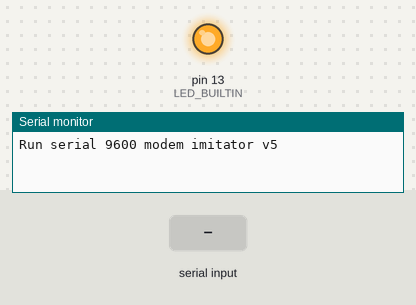
A sketch run on a simulated Arduino Nano, built with avr-gcc and run on an emulated ATmega328P. Parts: output pins drawn as LEDs (lit = HIGH), the last lines printed to the serial monitor. The inputs (shaded band) are chosen by the test bench.

Above: at 0.11 s.
At 1.3 s:
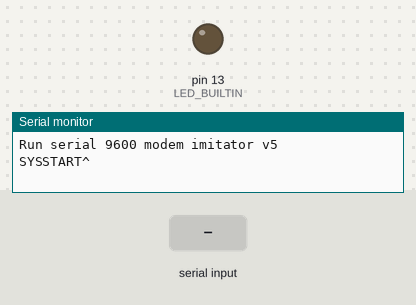
1.4 s: "at\n" received over Serial
2.9 s: byte 43 ('+') received over Serial
4.4 s: "atz\n" received over Serial
5.9 s: "ath\n" received over Serial
Timing chart, 0 to 8.5 s (numbered marks = the images above; inputs shaded):
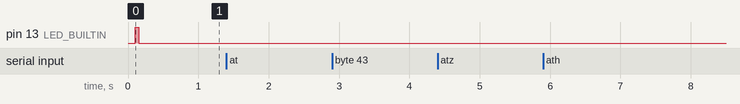

The sketch:

modem_imitator.ino
```cpp
/*
  Имитатор модема
  Arduino Nano 328P old BootLoader -

  vscode, github
  прошивается в Arduino IDE, platformio не работает?

    v2  добавлена отправка no carrier при молчании
    v3  at+cbst
    v5  +connect try
*/

#include "cvv_include.h";
#include "ek270.h";

int countBuf = 0;
byte buf[1024];
bool bufDone = false;

String cmd;
bool atEcho = true;
int error = 0;

bool Connected = false;
int ConnectionLimitCount, ConnectionLimit = 200; //nc при молчании 20c
int ConnectTry; //коннект с попытьки
int count = 0;

void setup()
{
    //Serial.begin(115200);
    Serial.begin(9600);
    pinMode(LED_BUILTIN, OUTPUT);
    delay(100);
    // sp("Run serial 9600 echo"); spn
    sp("Run serial 9600 modem imitator v5 \r\nSYSSTART^");
    spn
        digitalWrite(LED_BUILTIN, HIGH);
    delay(50); // wait for a second
    digitalWrite(LED_BUILTIN, LOW);
}

int countplus = 0;
void loop() // as while()
{
    delay(100); count++;

    if (Connected)
    {
        if (--ConnectionLimitCount < 0)
        {
            Connected = false;
            sp("\r\nNO CARRIER\r\n");
        }

        if (bufDone)
        {
            // sp(" if (bufDone)");
            bufDone = false;
            io270(buf, countBuf);
            countBuf = 0;
        }
    }

    while (Serial.available() > 0)
    {
        byte b = Serial.read();
        count = 0;

        if (Connected)
        {
            ConnectionLimitCount = ConnectionLimit; // отсрочить
            if (b == '+') countplus++;
            else countplus = 0;
            if (countplus >= 3)
            {
                Connected = false; sp("\r\nOK\r\n");
                continue;
            }
//          sp("->"); sp((char)(b)); sp_ // echo
        } else
        {
            if (atEcho) sp((char)(b)); // echo

            if (b == '\n')
            {
                buf[countBuf] = 0;
                buf[countBuf - 1] = 0;
                cmd = String((char*)buf);
                countBuf = 0;
                continue;
            }
        }

        buf[countBuf++] = b;
        delay(5);
    }

    if(count == 10)
    {
        bufDone = true; //sp(" bufDone = true;");
    }

    if (cmd.length() > 0)
    {
        // sp(cmd.length()); sp_
        // if(atEcho){ sp(cmd); spn } //echo

        cmd.toLowerCase();

        if (cmd == "at" || cmd == "atz" || cmd == "ath") // if (cmd == "AT" || cmd == "at")
        {
            sp("\r\nOK\r\n"); // +++ без \n
        }
        else if (cmd.indexOf("atd") >= 0)
        {
            if(++ConnectTry < 2)
            {
                sp("\r\nNO CARRIER\r\n");
            }
            else
            {
                //delay(3333);
                sp("\r\nCONNECT 9600 RLP\r\n");
                Connected = true; ConnectTry = 0;
            }


            ConnectionLimitCount = ConnectionLimit;
        }
        else if (cmd == "ate0" || cmd == "atze0")
        {
            atEcho = false;
            sp("\r\nOK\r\n");
        }
        else if (cmd == "ate1")
        {
            atEcho = true;
            sp("\r\nOK\r\n");
        }
        else if (cmd == "at+creg?")
        {
            sp("\r\nCREG: 0,1r\r\nOK\r\n");
        }
        else if (cmd.indexOf("at+") >= 0) //for AT+CBST=71 etc
        {
            sp("\r\nOK\r\n");
        }
        else if (cmd.indexOf("at&") >= 0) //for AT&F etc
        {
            sp("\r\nOK\r\n");
        }
        else if (cmd.indexOf("ats") >= 0) //for AT&S etc
        {
            sp("\r\nOK\r\n");
        }
        else
            sp("\r\nERROR\r\n");

        // sp("\r\nOK\r\n");
        cmd = "";
    }

}
```

cvv_include.h
```cpp
//#define INPUT 0
//#define OUTPUT 1

#define DELTAH	5
#define MAXCHAR 127


//Util ==============================================

#define sp    Serial.print
#define sp_   Serial.print(" ");
#define spok  Serial.print(" ok ");
#define sp1   Serial.print("<====1====>");
#define spn  Serial.print("\r\n");
void sph(char *h, int i){  Serial.print(h), Serial.print("="), Serial.print(i); Serial.print(" ");}
void sph(int i){Serial.print(i); Serial.print(" ");}


/*float roundd(float v) {
  return round(v * 10) / 10;
  }*/

//void IncChar(char &cc) {  if (cc < MAXCHAR) cc++;}

//  Y[i] = Y[i-1] + (X[i] – Y[i-1]) * Alpha Экспоненциальное скользящее среднее (EMA) http://www.may.nnov.ru/mak/DSP/chEMA.shtml
float EMA_Filter(float PY, float X, int kf)
{
  if (!kf)return X; //без
  if (kf > 99)kf = 99;
  kf = 100 - kf;
  float alfa = (float)kf / 100;
  float Y = (PY + (X - PY) * alfa);
  return Y;
}
```

ek270.h
```cpp
/*
<-(7)  | 00-00-00-00-00-00-00-00-00-00-00-00-00-00-00-00-00-00-00-00-00-00-00-00-00-00-00-00-00-00-00-00-00-00-00-00-00-00-00-00-00-00-00-00-00-00-00-00-00-00-00-00-00
<-(8) /?!rn | 2F-3F-21-0D-0A
->[12] /Els6EK270rn | 2F-45-6C-73-36-45-4B-32-37-30-0D-0A
<-(9) 061rn | 06-30-36-31-0D-0A
       P0(1234567)P | 01-50-30-02-28-31-32-33-34-35-36-37-29-03-50
->[15] P0(1234567)P | 01-50-30-02-28-31-32-33-34-35-36-37-29-03-50

<-(10) R13:170.0()B | 01-52-31-02-33-3A-31-37-30-2E-30-28-29-03-42
->[13] 3:170.0(1) | 02-33-3A-31-37-30-2E-30-28-31-29-03-12
<-(11) R14:170.0()E | 01-52-31-02-34-3A-31-37-30-2E-30-28-29-03-45
->[13] 4:170.0(0) | 02-34-3A-31-37-30-2E-30-28-30-29-03-14
<-(12) R16:36E.0(0) | 01-52-31-02-36-3A-33-36-45-2E-30-28-30-29-03-01
->[23] 6:36E.0(-2.7315E+02)r | 02-36-3A-33-36-45-2E-30-28-2D-32-2E-37-33-31-35-45-2B-30-32-29-03-0D


/ELS5TC210rn | 2F-45-4C-53-35-54-43-32-31-30-0D-0A
16.06.2023 1:05:27 DEBUG	1200^4aa2c994.tcpclient	 47623<-(2) 051rn | 06-30-35-31-0D-0A
16.06.2023 1:05:32 DEBUG	1200^4aa2c994.tcpclient	 47623->[16] P0(1234567)P | 01-50-30-02-28-31-32-33-34-35-36-37-29-03-50-00


*/

void io270(byte *buf, int len)
{
    //Serial.print(len); Serial.print("--"); Serial.print(buf[0]); Serial.write(buf, len);  Serial.println();

    if(buf[0] == 0) return;

    String istr = String((char*)buf);

    if (buf[0] == 0x2f)
    {
        Serial.print("/Els6EK270\r\n");  //2F-45-6C-73-36-45-4B-32-37-30-0D-0A
        // Serial.print("/ELS5TC210\r\n");
    }

    //ответ на <- .051.  |  06-30-35-31-0D-0A
    if (buf[0] == 6)
    {
        byte b[] = {0x01, 0x50, 0x30, 0x02, 0x28, 0x31, 0x32, 0x33, 0x34, 0x35, 0x36, 0x37, 0x29, 0x03, 0x50}; //->[15] P0(1234567)P
        Serial.write(b,sizeof(b));
    }

    //ответ на <-  R1 4:170.0() | 01-52-31-02-34-3A-31-37-30-2E-30-28-29-03-45
    if (istr.indexOf("4:170") >= 0)
     {
        byte b[] = {0x02, 0x34, 0x3A, 0x31, 0x37, 0x30, 0x2E, 0x30, 0x28, 0x31, 0x29, 0x03, 0x15}; // 4:170.0(1)
        Serial.write(b,sizeof(b));
    }


    // switch(buf[0]) не работает?
    // {
    //     case 0:
    //     case 47: Serial.print("qqq/Els6EK270qqq\r\n");
    // }
    return;
}
```
